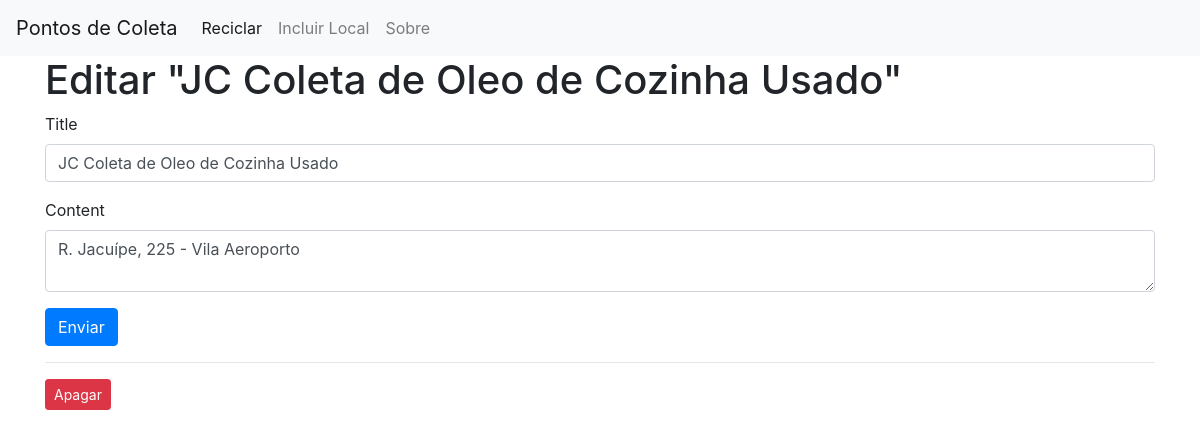
/2/edit, run on the app's committed database.
### app.py (models this page shows)
class Posts(db.Model):
   id = db.Column(db.Integer, primary_key=True)
   title = db.Column(db.String(80), nullable=False)
   content = db.Column(db.String(200), nullable=False)

### app.py (the view, shortened to what this page needs)
@app.route('/<int:id>/edit', methods=('GET', 'POST'))
def edit(id):
    post = get_post(id)
    return render_template('edit.html', post=post)

### app.py (called while the page is built)
def get_post(post_id):
   post = Posts.query.filter_by(id=post_id).first()
   if post is None:
      abort(404)
   return post

### templates/edit.html (shortened to what this page needs)
{% extends 'base.html' %}
{% block content %}
<h1>{% block title %} Editar "{{ post['title'] }}" {% endblock %}</h1>
<form method="post">
    <div class="form-group">
        <label for="title">Title</label>
        <input type="text" name="title" placeholder="Post title"
               class="form-control"
               value="{{ request.form['title'] or post['title'] }}">
    </div>
    <div class="form-group">
        <label for="content">Content</label>
        <textarea name="content" placeholder="Post content"
                  class="form-control">{{ request.form['content'] or post['content'] }}</textarea>
    </div>
    <div class="form-group">
        <button type="submit" class="btn btn-primary">Enviar</button>
    </div>
</form>
<hr>
<form action="{{ url_for('delete', id=post['id']) }}" method="POST">
    <input type="submit" value="Apagar"
            class="btn btn-danger btn-sm"
            onclick="return confirm('Tem certeza que deseja apagar essa postagem?')">
</form>
{% endblock %}

### data on the page
Posts: title "JC Coleta de Oleo de Cozinha Usado", content "R. Jacuípe, 225 - Vila Aeroporto"
